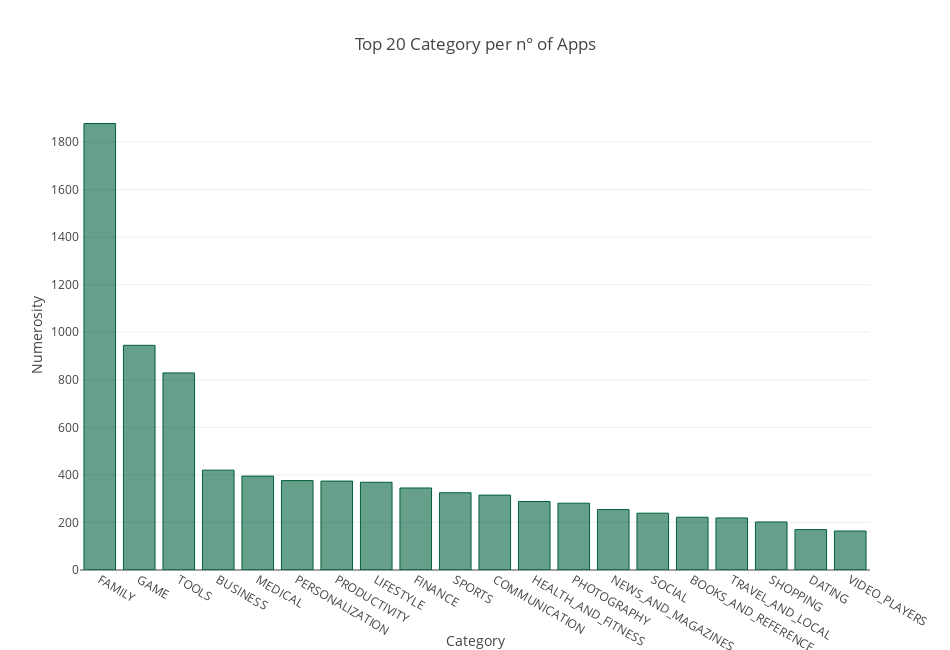

Write notebook code for a chart like this one.
### Code cell
cxa.iplot(kind = "bar", x = "Category", bargap = 0.3, bargroupgap = 0.05, opacity = 0.60, color = '#00603C',
           layout = go.Layout(autosize = False, width = 950, height = 650,
                              title = 'Top 20 Category per n° of Apps',
                              xaxis = dict(title = 'Category'), yaxis = dict(title = 'Numerosity')))

### Figure 1 — Plotly figure (JSON) as saved in the notebook; plotly's stock layout.template omitted (floating-point values rounded to 4 significant figures)
{"data": [{"marker": {"color": "rgba(0, 96, 60, 0.6)", "line": {"color": "rgba(0, 96, 60, 1.0)", "width": 1}}, "name": "App", "orientation": "v", "text": "", "type": "bar", "uid": "3d573d3d-b01b-48df-a553-38ab965668f3", "x": ["FAMILY", "GAME", "TOOLS", "BUSINESS", "MEDICAL", "PERSONALIZATION", "PRODUCTIVITY", "LIFESTYLE", "FINANCE", "SPORTS", "COMMUNICATION", "HEALTH_AND_FITNESS", "PHOTOGRAPHY", "NEWS_AND_MAGAZINES", "SOCIAL", "BOOKS_AND_REFERENCE", "TRAVEL_AND_LOCAL", "SHOPPING", "DATING", "VIDEO_PLAYERS"], "y": [1878, 945, 829, 420, 395, 376, 374, 369, 345, 325, 315, 288, 281, 254, 239, 222, 219, 202, 170, 164]}], "layout": {"autosize": false, "height": 650, "title": {"text": "Top 20 Category per n° of Apps"}, "width": 950, "xaxis": {"title": {"text": "Category"}}, "yaxis": {"title": {"text": "Numerosity"}}}}
